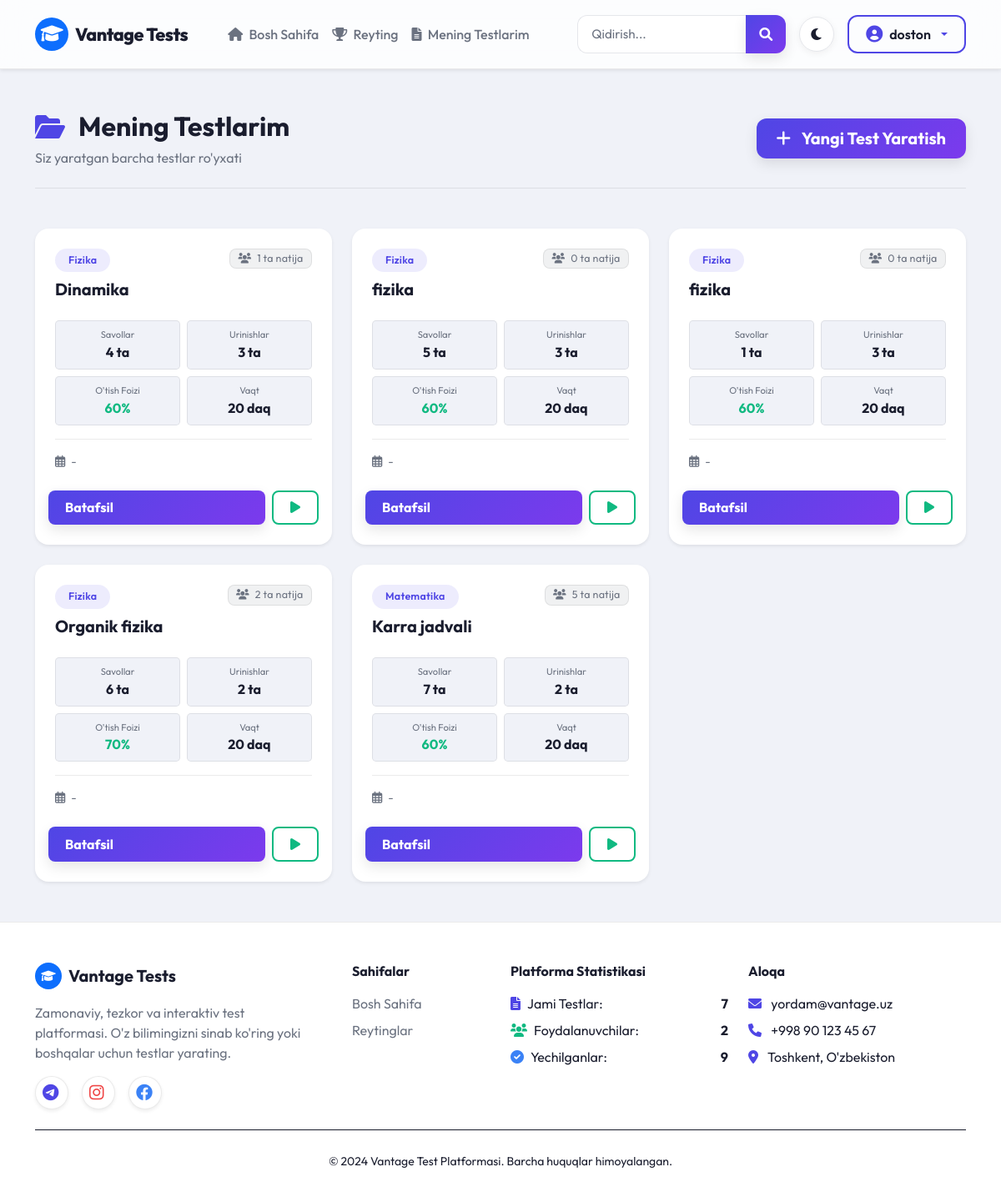
Page /my-tests/ (signed in) on the earlier database version.
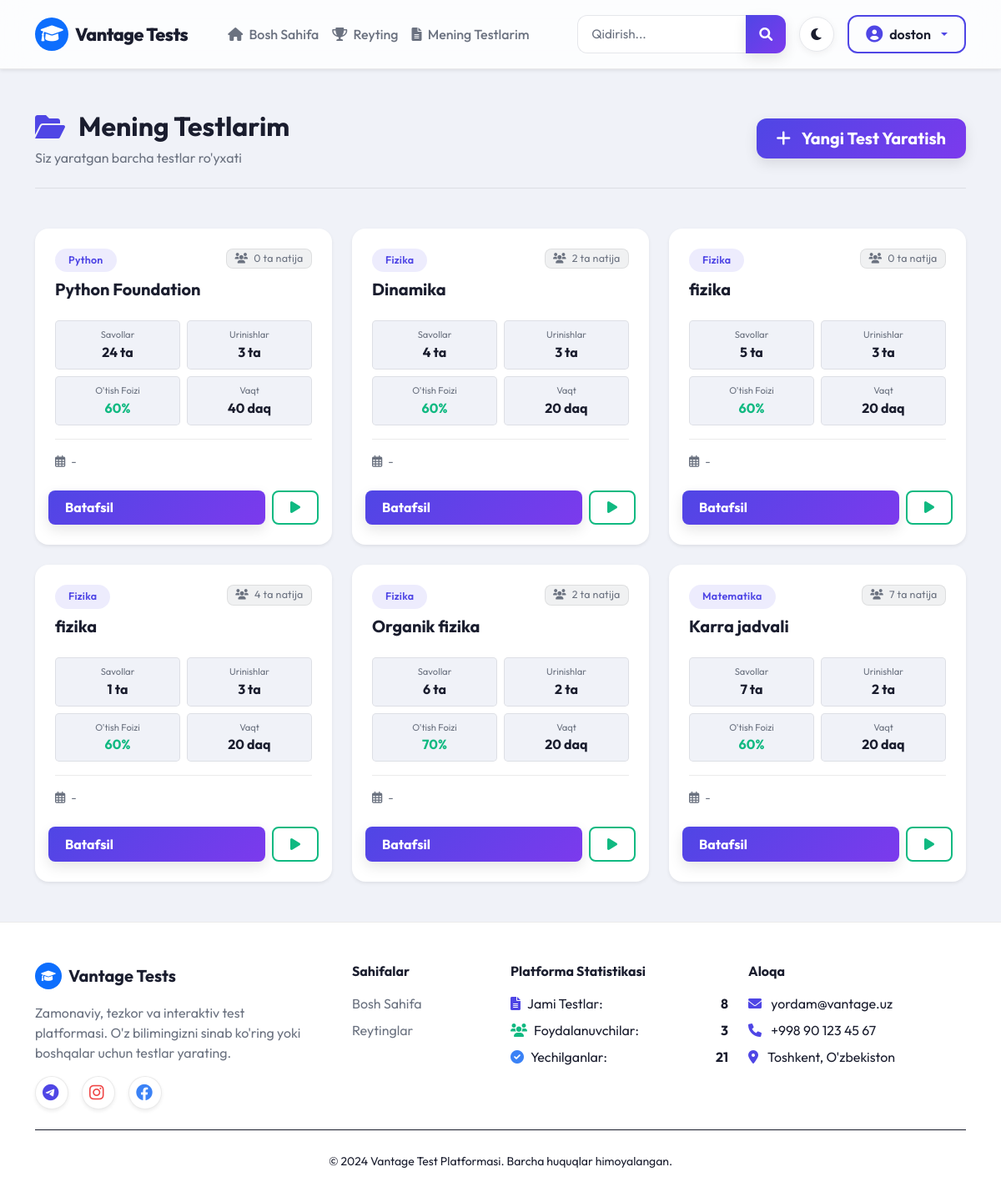
Same page on the later database version.
### main/models.py (models this page shows, shortened)
class Test(models.Model):
    author = models.ForeignKey(User, on_delete=models.CASCADE)
    category = models.ForeignKey(Category, on_delete=models.CASCADE)
    title = models.CharField(max_length=200)
    maximum_attempts = models.PositiveBigIntegerField()
    duration = models.PositiveIntegerField(default=20, help_text="Test davomiyligi (daqiqada)")
    pass_percentage = models.PositiveBigIntegerField()

class Category(models.Model):
    name = models.CharField(max_length=100)

### main/views.py (the view)
# urls.py: path('my-tests/', views.my_tests, name='my_tests'),  # <- QO'SHING
@login_required(login_url='login')
def my_tests(request):
    user_tests = Test.objects.filter(author=request.user).order_by('-id')
    total_tests_count = Test.objects.count()
    active_users_count = User.objects.filter(is_active=True).count()
    completed_tests_count = CheckTest.objects.count()
    context = {
        'user_tests': user_tests,
        'total_tests_count': total_tests_count,
        'active_users_count': active_users_count,
        'completed_tests_count': completed_tests_count,
    }
    return render(request, 'my_tests.html', context)

### main/context_processors.py (called while the page is built)
def footer_stats(request):
    try:
        total_tests_count = Test.objects.count()
    except Exception:
        total_tests_count = 0
    try:
        active_users_count = User.objects.filter(is_active=True).count()
    except Exception:
        active_users_count = 0
    try:
        completed_tests_count = CheckTest.objects.count()
    except Exception:
        completed_tests_count = 0
    return {
        'total_tests_count': total_tests_count,
        'active_users_count': active_users_count,
        'completed_tests_count': completed_tests_count,
    }

### templates/my_tests.html (shortened to what the changed rows need)
{% extends "base.html" %}
{% block content %}
<div class="container py-4">
    <div class="d-flex flex-column flex-md-row justify-content-between align-items-center mb-5 border-bottom pb-4" style="border-color: var(--border) !important;">
        <div>
            <h2 class="fw-bold mb-1 d-flex align-items-center">
                <i class="fas fa-folder-open text-primary me-3"></i> Mening Testlarim
            </h2>
        </div>
    </div>
    {% if user_tests %}
        <div class="row g-4">
            {% for test in user_tests %}
            <div class="col-xl-4 col-md-6">
                <div class="card border-0 shadow-sm rounded-4 h-100 overflow-hidden bg-card hover-card" style="transition: all 0.3s ease;">
                    <div class="card-header bg-transparent border-bottom-0 pt-4 pb-0">
                        <div class="d-flex justify-content-between align-items-start mb-2">
                            <span class="badge bg-primary bg-opacity-10 text-primary px-3 py-2 rounded-pill">{{ test.category.name }}</span>
                            <span class="badge bg-secondary bg-opacity-10 text-secondary border fw-normal" style="border-color: var(--border) !important;">
                                <i class="fas fa-users me-1"></i> {{ test.checktest_set.count }} ta natija
                            </span>
                        </div>
                        <h5 class="fw-bold mb-0">
                            <a href="{% url 'test_detail' test.id %}" class="text-decoration-none text-main stretched-link" style="position: relative; z-index: 2;">{{ test.title }}</a>
                        </h5>
                    </div>
                    <div class="card-body">
                        <div class="row g-2 mb-3">
                            <div class="col-6">
                                <div class="bg-main rounded-3 p-2 text-center" style="border: 1px solid var(--border);">
                                    <small class="text-muted d-block" style="font-size: 0.7rem;">Savollar</small>
                                    <span class="fw-bold text-main">{{ test.question_set.count }} ta</span>
                                </div>
                            </div>
                            <div class="col-6">
                                <div class="bg-main rounded-3 p-2 text-center" style="border: 1px solid var(--border);">
                                    <small class="text-muted d-block" style="font-size: 0.7rem;">Urinishlar</small>
                                    <span class="fw-bold text-main">{{ test.maximum_attempts }} ta</span>
                                </div>
                            </div>
                            <div class="col-6">
                                <div class="bg-main rounded-3 p-2 text-center" style="border: 1px solid var(--border);">
                                    <small class="text-muted d-block" style="font-size: 0.7rem;">O'tish Foizi</small>
                                    <span class="fw-bold text-success">{{ test.pass_percentage }}%</span>
                                </div>
                            </div>
                            <div class="col-6">
                                <div class="bg-main rounded-3 p-2 text-center" style="border: 1px solid var(--border);">
                                    <small class="text-muted d-block" style="font-size: 0.7rem;">Vaqt</small>
                                    <span class="fw-bold text-main">{{ test.duration }} daq</span>
                                </div>
                            </div>
                        </div>
                        <div class="d-flex align-items-center mb-0 mt-3 border-top pt-3" style="border-color: var(--border) !important;">
                            <small class="text-muted d-block text-truncate w-100"><i class="far fa-calendar-alt me-1"></i> {{ test.start_date|date:"d.m.Y H:i" }} - {{ test.end_date|date:"d.m.Y H:i" }}</small>
                        </div>
                    </div>
                    <div class="card-footer bg-transparent border-top-0 pb-4 pt-0 d-flex gap-2 position-relative" style="z-index: 3;">
                        <a href="{% url 'test_detail' test.id %}" class="btn btn-primary flex-grow-1 fw-bold" style="border-radius: 8px;">
                            Batafsil
                        </a>
                        <a href="{% url 'ready_to_test' test.id %}" class="btn btn-outline-success fw-bold" style="border-radius: 8px;">
                            <i class="fas fa-play"></i>
                        </a>
                    </div>
                </div>
            </div>
            {% endfor %}
        </div>
    {% endif %}
</div>
{% endblock content %}

### templates/base.html (shortened to what the changed rows need)
{% load static %}
<!DOCTYPE html>
<html lang="uz">
<head>
    <link href="https://cdn.jsdelivr.net/npm/bootstrap@5.1.3/dist/css/bootstrap.min.css" rel="stylesheet">
    <link href="https://cdnjs.cloudflare.com/ajax/libs/font-awesome/6.0.0/css/all.min.css" rel="stylesheet">
    <link rel="stylesheet" type="text/css" href="{% static 'style.css' %}">
</head>
<body>
    <main class="flex-grow-1 py-4">
        {% block content %}
        {% endblock content %}
    </main>
    <footer class="premium-footer">
        <div class="container">
            <div class="row gy-4">
                <div class="col-lg-3 col-md-6">
                    <ul class="list-unstyled text-muted">
                        <li class="mb-2 d-flex align-items-center">
                            <i class="fas fa-file-alt text-primary me-2"></i> Jami Testlar: <strong class="ms-auto text-main">{{ total_tests_count|default:"0" }}</strong>
                        </li>
                        <li class="mb-2 d-flex align-items-center">
                            <i class="fas fa-users text-success me-2"></i> Foydalanuvchilar: <strong class="ms-auto text-main">{{ active_users_count|default:"0" }}</strong>
                        </li>
                        <li class="mb-2 d-flex align-items-center">
                            <i class="fas fa-check-circle text-info me-2"></i> Yechilganlar: <strong class="ms-auto text-main">{{ completed_tests_count|default:"0" }}</strong>
                        </li>
                    </ul>
                </div>
            </div>
        </div>
    </footer>
</body>
</html>

Differences in the rows shown:
added Test: category.name "Python", checktest_set.count "0", title "Python Foundation", question_set.count "24", maximum_attempts "3", pass_percentage "60", duration "40"
computed for Test "Dinamika": checktest_set.count "1" → "2"
computed for Test (number 4 of 6 on the later page): checktest_set.count "0" → "4"
computed for Test "Karra jadvali": checktest_set.count "5" → "7"
Other differences:
{{ total_tests_count|default:"0" }}: "7" → "8"
{{ active_users_count|default:"0" }}: "2" → "3"
{{ completed_tests_count|default:"0" }}: "9" → "21"
